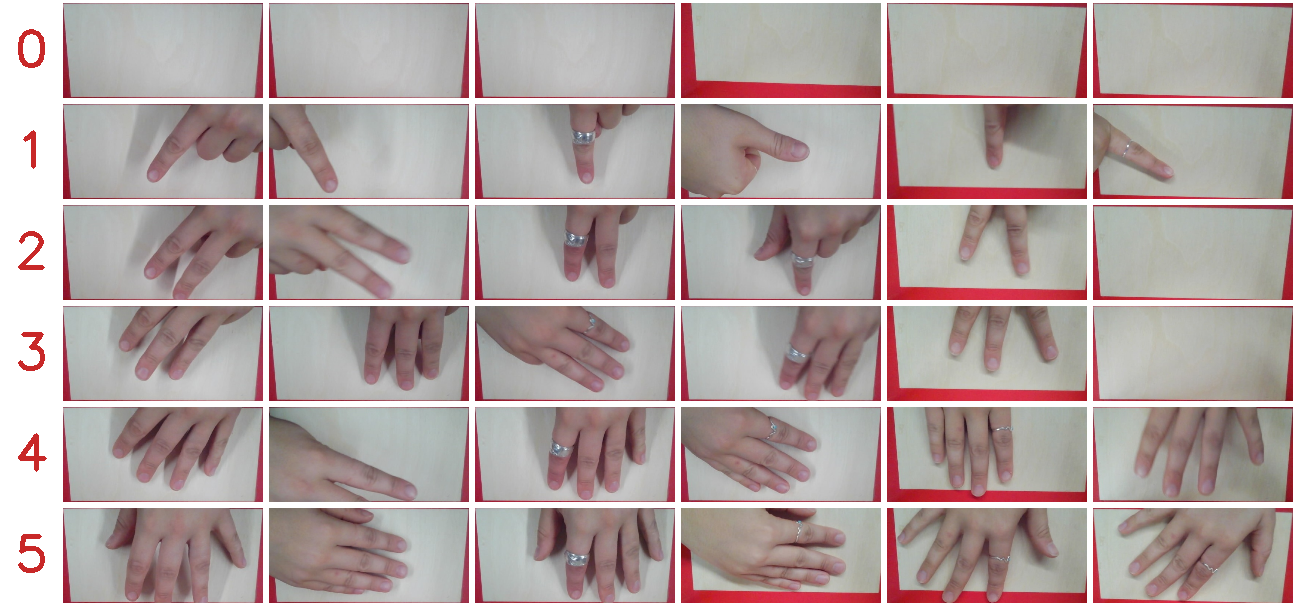
#> input picture finger_lock/notion_assets/02_training_pictures.png, 1296 x 606 px
$ python -i fingernet_np.py   (imports and definitions only)
#> lines starting #> are read from the running program, lines starting #| are printed output that depends on the picture; after the words box and inside, x2 and y2 are one past the last pixel; in counts of white or black regions, pixels touching at a corner belong together
#> further down, picture is the input picture: shape (606, 1296, 3); mean B, G, R 161.4, 162.7, 176.7
"""The finger-counting net, run with numpy on the UNO Q (PyTorch is too big to install there).

Same layers and weights as fingernet.py: the laptop trains with PyTorch, laptop/export.py saves
the weights to finger_cnn.npz, and this file does the forward pass by hand:

    picture 3x64x128 -> conv 5x5 (16) -> ReLU -> max-pool -> conv 3x3 (32) -> ReLU -> max-pool
                     -> conv 3x3 (64) -> ReLU -> max-pool -> flatten -> linear -> 6 scores
"""
from pathlib import Path

import numpy as np
from numpy.lib.stride_tricks import sliding_window_view

IMG_H, IMG_W = 64, 128


class FingerNetNumpy:
    def __init__(self, path=Path(__file__).with_name("finger_cnn.npz")):
        w = np.load(path)
        self.convs = [(w[f"features.{i}.weight"], w[f"features.{i}.bias"]) for i in (0, 3, 6)]
        self.fc_w, self.fc_b = w["classify.2.weight"], w["classify.2.bias"]

    @staticmethod
    def conv(x, weight, bias):
        """x: channels x H x W. Slide every filter over the picture (zero padding keeps the size)."""
        k = weight.shape[-1]
        pad = k // 2
        x = np.pad(x, ((0, 0), (pad, pad), (pad, pad)))
        windows = sliding_window_view(x, (k, k), axis=(1, 2))          # C x H x W x k x k
        return np.tensordot(weight, windows, axes=([1, 2, 3], [0, 3, 4])) + bias[:, None, None]

    @staticmethod
    def pool(x):
        """2x2 max-pool: keep the strongest of each 4 neighbours, halving height and width."""
        c, h, w = x.shape
        return x[:, :h // 2 * 2, :w // 2 * 2].reshape(c, h // 2, 2, w // 2, 2).max(axis=(2, 4))

    def probs(self, bgr_crop):
        """A cropped camera picture (OpenCV BGR) -> how sure the net is of 0-5 fingers."""
        import cv2
        rgb = cv2.cvtColor(cv2.resize(bgr_crop, (IMG_W, IMG_H), interpolation=cv2.INTER_AREA), cv2.COLOR_BGR2RGB)
        x = (rgb.transpose(2, 0, 1).astype(np.float32) / 255 - 0.5) / 0.5
        for weight, bias in self.convs:
            x = self.pool(np.maximum(self.conv(x, weight, bias), 0))
        scores = self.fc_w @ x.reshape(-1) + self.fc_b
        e = np.exp(scores - scores.max())                                # softmax
        return e / e.sum()


def find_red_square(img):
    """The area inside the biggest red outline in the picture, or None."""
    import cv2
    import numpy as np
    hsv = cv2.cvtColor(img, cv2.COLOR_BGR2HSV)
#> hsv: shape (606, 1296, 3); mean H, S, V 54.3, 30.8, 178.1
    red = cv2.inRange(hsv, (0, 100, 60), (10, 255, 255)) | cv2.inRange(hsv, (170, 100, 60), (180, 255, 255))
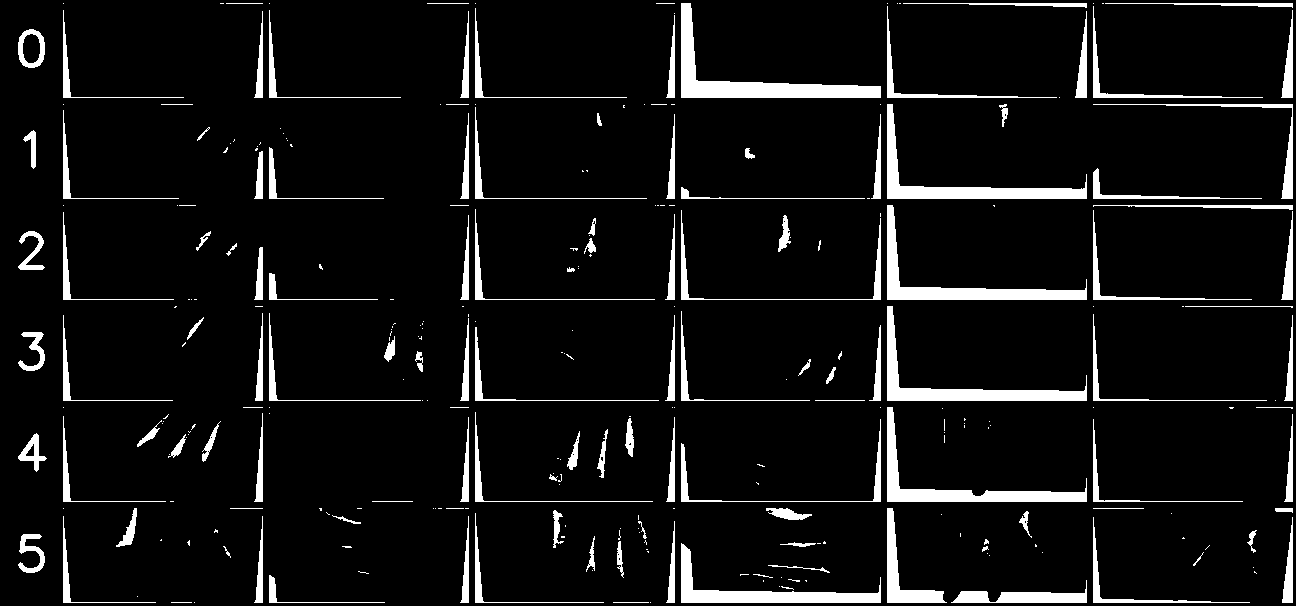
#> red: shape (606, 1296); 7.3% white; 295 white regions (172 under 20 px), largest, box (x1, y1, x2, y2) and area: (681, 3, 881, 98) 3961, (887, 205, 1087, 300) 3130, (887, 104, 1087, 199) 3108
    red = cv2.morphologyEx(red, cv2.MORPH_CLOSE, np.ones((7, 7), np.uint8))
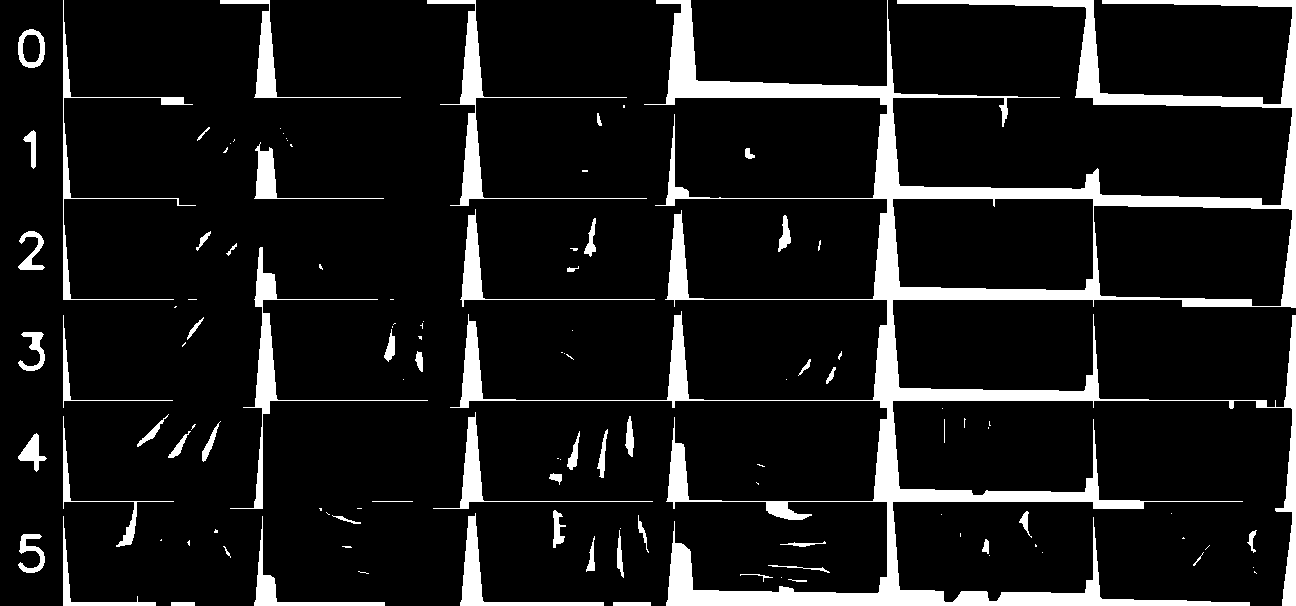
#> red: shape (606, 1296); 10.2% white; 115 white regions (58 under 20 px)
    contours, hierarchy = cv2.findContours(red, cv2.RETR_CCOMP, cv2.CHAIN_APPROX_SIMPLE)
#> contours = 118 contours, 64 with area under 20; largest, box (x1, y1, x2, y2) and area: (450, 0, 1296, 606) 83278, (892, 198, 1094, 291) 17790, (1093, 205, 1293, 307) 17718, (427, 0, 647, 206) 2656, (230, 247, 428, 509) 2290
    if not contours:
        return None
    biggest = max(range(len(contours)), key=lambda i: cv2.contourArea(contours[i]))
#> biggest = 112
    hole = hierarchy[0][biggest][2]                   # the inside of the red frame, if it has one
#> hole = 113
    holes = [i for i in range(len(contours)) if hierarchy[0][i][3] == biggest]
#> holes = [113, 114]
    if holes:
        hole = max(holes, key=lambda i: cv2.contourArea(contours[i]))
#> hole = 114
        return cv2.boundingRect(contours[hole])
    x, y, bw, bh = cv2.boundingRect(contours[biggest])   # no inside found: just stay inside the outline
    m = min(bw, bh) // 10
    return x + m, y + m, bw - 2 * m, bh - 2 * m

>>> import cv2
>>> picture = cv2.imread('../notion_assets/02_training_pictures.png')
>>> result = find_red_square(picture)
#> result = (892, 198, 202, 93)
